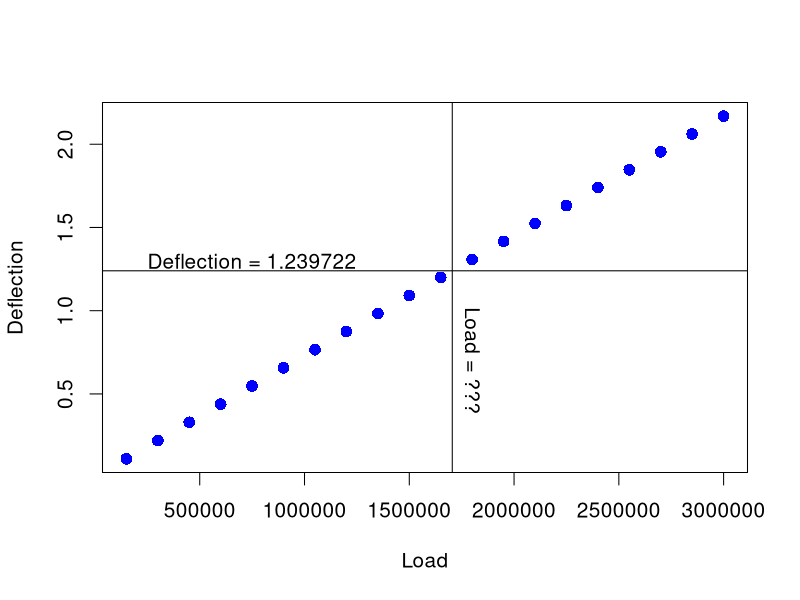

R code for this plot:
######################################################################
##
## regression-4.6.1.10.R
##
## AUTHOR:       Jolene Splett
## MODIFICATION: 2007 Apr 17
## HANDBOOK:     Use of the Model for Calibration
## http://www.itl.nist.gov/div898/handbook/pmd/section6/pmd61a.htm

######################################################################
##
## LEFT SIDE BAR:  Using the Model

## Now that a good model has been found for these data, it can be used 
## to estimate load values for new measurements of deflection. For 
## example, suppose a new deflection value of 1.239722 is observed. 
## The regression function can be solved for load to determine an 
## estimated load value without having to observe it directly. The 
## plot below illustrates the calibration process graphically.

## Create vector with dependent variable, deflection
deflection = c(0.11019, 0.21956, 0.32949, 0.43899, 0.54803, 0.65694,
               0.76562, 0.87487, 0.98292, 1.09146, 1.20001, 1.30822,
               1.41599, 1.52399, 1.63194, 1.73947, 1.84646, 1.95392,
               2.06128, 2.16844, 0.11052, 0.22018, 0.32939, 0.43886,
               0.54798, 0.65739, 0.76596, 0.87474, 0.98300, 1.09150,
               1.20004, 1.30818, 1.41613, 1.52408, 1.63159, 1.73965,
               1.84696, 1.95445, 2.06177, 2.16829)

## Create vector with independent variable, load
load = c(150000, 300000, 450000, 600000, 750000, 900000, 1050000,
         1200000, 1350000, 1500000, 1650000, 1800000, 1950000,
         2100000, 2250000, 2400000, 2550000, 2700000, 2850000,
         3000000, 150000, 300000, 450000, 600000, 750000, 900000,
         1050000, 1200000, 1350000, 1500000, 1650000, 1800000,
         1950000, 2100000, 2250000, 2400000, 2550000, 2700000,
         2850000, 3000000)

######################################################################
##
## LEFT SIDE BAR:  <Calibration 4.1.3.3>

## Generate quadratic load variable
load2 = load*load

## Generate regression analysis results
outq = lm(deflection~load + load2)
qq = summary(outq)
qq

##> Call:
##> lm(formula = deflection ~ load + load2)

##> Residuals:
##>        Min         1Q     Median         3Q        Max 
##> -4.468e-04 -1.578e-04  3.817e-05  1.088e-04  4.235e-04 

##> Coefficients:
##>               Estimate Std. Error t value Pr(>|t|)    
##> (Intercept)  6.736e-04  1.079e-04    6.24 2.97e-07 ***
##> load         7.321e-07  1.578e-10 4638.65  < 2e-16 ***
##> load2       -3.161e-15  4.867e-17  -64.95  < 2e-16 ***
##> ---
##> Signif. codes:  0 '***' 0.001 '**' 0.01 '*' 0.05 '.' 0.1 ' ' 1 

##> Residual standard error: 0.0002052 on 37 degrees of freedom
##> Multiple R-Squared:     1,      Adjusted R-squared:     1 
##> F-statistic:  1.853e+08 on 2 and 37 DF,  p-value: < 2.2e-16 

## Solve the regression function for Load
nd = 1.239722
tval = qt(.975,outq$df.residual)
f = function(load) {outq$coef%*%c(1,load,load^2)-nd}
nl = uniroot(f,c(min(load),max(load)))$root
nl
##> [1] 1705106

## Plot regression line and desired calibration point
par(mfrow=c(1,1),cex=1.25,ask=T,srt=0)
plot(load,deflection,ylab="Deflection",xlab="Load",
     pch=16, cex=1.25, col="blue")
abline(h=nd)
text(750000,1.3,"Deflection = 1.239722")
abline(v=nl)
par(srt=-90)
text(1800000,.7,"Load = ???")

######################################################################
##
## LEFT SIDE BAR:  Finding Bounds on the Load

## From the plot, it is clear that the load that produced the deflection 
## of 1.239722 should be about 1,750,000, and would certainly lie between 
## 1,500,000 and 2,000,000. This rough estimate of the possible load range 
## will be used to compute the load estimate numerically.

######################################################################
##
## LEFT SIDE BAR:  Obtaining a Numerical Calibration Value

## To solve for the numerical estimate of the load associated with 
## the observed deflection, the observed value substituting in the 
## regression function and the equation is solved for load. Typically 
## this will be done using a root finding procedure in a statistical 
## or mathematical package. That is one reason why rough bounds on 
## the value of the load to be estimated are needed.

######################################################################
##
## LEFT SIDE BAR:  Solving the Regression Equation

## \begin{array}{ccl} 1.239722 & = & 0.673618\times10^{-3} \\ 
## & + & (0.732059\times10^{-6})L \\ & - & (0.316081\times10^{-14})L^2 \\ 
## & \Downarrow & \\ L & = & 1705106 \end{array}

######################################################################
##
## LEFT SIDE BAR:  Which Solution?

## Even though the rough estimate of the load associated with an 
## observed deflection is not necessary to solve the equation, the 
## other reason is to determine which solution to the equation is 
## correct, if there are multiple solutions. The quadratic calibration 
## equation, in fact, has two solutions. As we saw from the plot on 
## the previous page, however, there is really no confusion over which 
## root of the quadratic function is the correct load. Essentially, the 
## load value must be between 150,000 and 3,000,000 for this problem. 
## The other root of the regression equation and the new deflection value 
## correspond to a load of over 229,899,600. Looking at the data at hand, 
## it is safe to assume that a load of 229,899,600 would yield a deflection 
## much greater than 1.24.

######################################################################
##
## LEFT SIDE BAR:  +/- What?

## The final step in the calibration process, after determining the 
## estimated load associated with the observed deflection, is to compute 
## an uncertainty or confidence interval for the load. A <single-use 95% 
## confidence interval 4.5.1.1> for the load, is obtained by inverting the 
## formulas for the upper and lower bounds of a <95% prediction interval 
## for a new deflection value 4.5.1.2>. These inequalities, shown below, are 
## usually solved numerically, just as the calibration equation was, 
## to find the end points of the confidence interval. For some models, 
## including this one, the solution could actually be obtained 
## algebraically, but it is easier to let the computer do the work 
## using a generic algorithm.

## \begin{array}{ccl} 1.239722 & > & f(L;\vec{\beta}) + t(0.975,37)\hat{\sigma}_p(L;\vec{\beta}) \\ 
## & \Downarrow & \\ L & > & 1704513 \end{array}

## \begin{array}{ccl} 1.239722 & < & f(L;\vec{\beta}) - t(0.975,37)\hat{\sigma}_p(L;\vec{\beta}) \\ 
## & \Downarrow & \\ L & < & 1705697 \end{array}

## The three terms on the right-hand side of each inequality are 
## the regression function ( f ), a t-distribution multiplier, 
## and the standard deviation of a new measurement from the process 
## ( \hat{\sigma}_p).  Regression software often provides convenient 
## methods for computing these quantities for arbitrary values of the 
## predictor variables, which can make computation of the confidence 
## interval end points easier. Although this interval is not symmetric 
## mathematically, the asymmetry is very small, so for all practical 
## purposes, the interval can be written as

## 1705106 \pm 593

## if desired.

## Compute confidence interval for calibration value 

## Create function to calculate the upper lmit
lo = function(load){
rsdm = sqrt(1 + c(1,load,load^2)%*%qq$cov.unscaled%*%c(1,load,load^2))
f(load) + tval*qq$sigma*rsdm
}

## Create function to calculate the lower limit
up = function(load){
rsdm = sqrt(1 + c(1,load,load^2)%*%qq$cov.unscaled%*%c(1,load,load^2))
f(load) - tval*qq$sigma*rsdm
}

## Use the two functions to find the roots
local = uniroot(lo,lower=min(load),upper=max(load))
local$root
##> [1] 1704513

upcal = uniroot(up,lower=min(load),upper=max(load))
upcal$root
##> [1] 1705698

######################################################################
## ================================================================ ##
######################################################################
